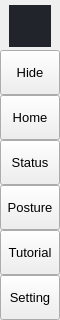
        <widget class="QFrame" name="leftMenuBg">
         <property name="minimumSize">
          <size>
           <width>60</width>
           <height>0</height>
          </size>
         </property>
         <property name="maximumSize">
          <size>
           <width>60</width>
           <height>16777215</height>
          </size>
         </property>
         <property name="frameShape">
          <enum>QFrame::NoFrame</enum>
         </property>
         <property name="frameShadow">
          <enum>QFrame::Raised</enum>
         </property>
         <layout class="QVBoxLayout" name="verticalLayout_3">
          <property name="spacing">
           <number>0</number>
          </property>
          <property name="leftMargin">
           <number>0</number>
          </property>
          <property name="topMargin">
           <number>0</number>
          </property>
          <property name="rightMargin">
           <number>0</number>
          </property>
          <property name="bottomMargin">
           <number>0</number>
          </property>
          <item>
           <widget class="QFrame" name="topLogoInfo">
            <property name="minimumSize">
             <size>
              <width>0</width>
              <height>50</height>
             </size>
            </property>
            <property name="maximumSize">
             <size>
              <width>16777215</width>
              <height>50</height>
             </size>
            </property>
            <property name="frameShape">
             <enum>QFrame::NoFrame</enum>
            </property>
            <property name="frameShadow">
             <enum>QFrame::Raised</enum>
            </property>
            <widget class="QFrame" name="topLogo">
             <property name="geometry">
              <rect>
               <x>9</x>
               <y>5</y>
               <width>42</width>
               <height>42</height>
              </rect>
             </property>
             <property name="minimumSize">
              <size>
               <width>42</width>
               <height>42</height>
              </size>
             </property>
             <property name="maximumSize">
              <size>
               <width>42</width>
               <height>42</height>
              </size>
             </property>
             <property name="styleSheet">
              <string notr="true">#topLogo {
	background-color: rgb(33, 37, 43);
	background-image: url(:/images/images/images/Logo_Small (5).png);
	background-position: centered;
	background-repeat: no-repeat;
}</string>
             </property>
             <property name="frameShape">
              <enum>QFrame::NoFrame</enum>
             </property>
             <property name="frameShadow">
              <enum>QFrame::Raised</enum>
             </property>
            </widget>
            <widget class="QLabel" name="titleLeftApp">
             <property name="geometry">
              <rect>
               <x>73</x>
               <y>8</y>
               <width>160</width>
               <height>20</height>
              </rect>
             </property>
             <property name="font">
              <font>
               <pointsize>12</pointsize>
               <italic>false</italic>
               <bold>false</bold>
              </font>
             </property>
             <property name="text">
              <string>Right Posture</string>
             </property>
             <property name="alignment">
              <set>Qt::AlignLeading|Qt::AlignLeft|Qt::AlignTop</set>
             </property>
            </widget>
            <widget class="QLabel" name="titleLeftDescription">
             <property name="geometry">
              <rect>
               <x>73</x>
               <y>27</y>
               <width>160</width>
               <height>16</height>
              </rect>
             </property>
             <property name="maximumSize">
              <size>
               <width>16777215</width>
               <height>16</height>
              </size>
             </property>
             <property name="font">
              <font>
               <pointsize>8</pointsize>
               <italic>false</italic>
               <bold>false</bold>
              </font>
             </property>
             <property name="text">
              <string>Make life better</string>
             </property>
             <property name="alignment">
              <set>Qt::AlignLeading|Qt::AlignLeft|Qt::AlignTop</set>
             </property>
            </widget>
           </widget>
          </item>
          <item>
           <widget class="QFrame" name="leftMenuFrame">
            <property name="frameShape">
             <enum>QFrame::NoFrame</enum>
            </property>
            <property name="frameShadow">
             <enum>QFrame::Raised</enum>
            </property>
            <layout class="QVBoxLayout" name="verticalMenuLayout">
             <property name="spacing">
              <number>0</number>
             </property>
             <property name="leftMargin">
              <number>0</number>
             </property>
             <property name="topMargin">
              <number>0</number>
             </property>
             <property name="rightMargin">
              <number>0</number>
             </property>
             <property name="bottomMargin">
              <number>0</number>
             </property>
             <item>
              <widget class="QFrame" name="toggleBox">
               <property name="maximumSize">
                <size>
                 <width>16777215</width>
                 <height>45</height>
                </size>
               </property>
               <property name="frameShape">
                <enum>QFrame::NoFrame</enum>
               </property>
               <property name="frameShadow">
                <enum>QFrame::Raised</enum>
               </property>
               <layout class="QVBoxLayout" name="verticalLayout_4">
                <property name="spacing">
                 <number>0</number>
                </property>
                <property name="leftMargin">
                 <number>0</number>
                </property>
                <property name="topMargin">
                 <number>0</number>
                </property>
                <property name="rightMargin">
                 <number>0</number>
                </property>
                <property name="bottomMargin">
                 <number>0</number>
                </property>
                <item>
                 <widget class="QPushButton" name="toggleButton">
                  <property name="sizePolicy">
                   <sizepolicy hsizetype="Expanding" vsizetype="Fixed">
                    <horstretch>0</horstretch>
                    <verstretch>0</verstretch>
                   </sizepolicy>
                  </property>
                  <property name="minimumSize">
                   <size>
                    <width>0</width>
                    <height>45</height>
                   </size>
                  </property>
                  <property name="font">
                   <font>
                    <pointsize>10</pointsize>
                    <italic>false</italic>
                    <bold>false</bold>
                   </font>
                  </property>
                  <property name="cursor">
                   <cursorShape>PointingHandCursor</cursorShape>
                  </property>
                  <property name="layoutDirection">
                   <enum>Qt::LeftToRight</enum>
                  </property>
                  <property name="styleSheet">
                   <string notr="true">background-image: url(:/icons/images/icons/icon_menu.png);</string>
                  </property>
                  <property name="text">
                   <string>Hide</string>
                  </property>
                 </widget>
                </item>
               </layout>
              </widget>
             </item>
             <item alignment="Qt::AlignTop">
              <widget class="QFrame" name="topMenu">
               <property name="frameShape">
                <enum>QFrame::NoFrame</enum>
               </property>
               <property name="frameShadow">
                <enum>QFrame::Raised</enum>
               </property>
               <layout class="QVBoxLayout" name="verticalLayout_8">
                <property name="spacing">
                 <number>0</number>
                </property>
                <property name="leftMargin">
                 <number>0</number>
                </property>
                <property name="topMargin">
                 <number>0</number>
                </property>
                <property name="rightMargin">
                 <number>0</number>
                </property>
                <property name="bottomMargin">
                 <number>0</number>
                </property>
                <item>
                 <widget class="QPushButton" name="btn_Home">
                  <property name="sizePolicy">
                   <sizepolicy hsizetype="Expanding" vsizetype="Fixed">
                    <horstretch>0</horstretch>
                    <verstretch>0</verstretch>
                   </sizepolicy>
                  </property>
                  <property name="minimumSize">
                   <size>
                    <width>0</width>
                    <height>45</height>
                   </size>
                  </property>
                  <property name="font">
                   <font>
                    <pointsize>10</pointsize>
                    <italic>false</italic>
                    <bold>false</bold>
                   </font>
                  </property>
                  <property name="cursor">
                   <cursorShape>PointingHandCursor</cursorShape>
                  </property>
                  <property name="layoutDirection">
                   <enum>Qt::LeftToRight</enum>
                  </property>
                  <property name="styleSheet">
                   <string notr="true">background-image: url(:/icons/images/icons/cil-home.png);</string>
                  </property>
                  <property name="text">
                   <string>Home</string>
                  </property>
                 </widget>
                </item>
                <item>
                 <widget class="QPushButton" name="btn_Status">
                  <property name="sizePolicy">
                   <sizepolicy hsizetype="Expanding" vsizetype="Fixed">
                    <horstretch>0</horstretch>
                    <verstretch>0</verstretch>
                   </sizepolicy>
                  </property>
                  <property name="minimumSize">
                   <size>
                    <width>0</width>
                    <height>45</height>
                   </size>
                  </property>
                  <property name="font">
                   <font>
                    <pointsize>10</pointsize>
                    <italic>false</italic>
                    <bold>false</bold>
                   </font>
                  </property>
                  <property name="cursor">
                   <cursorShape>PointingHandCursor</cursorShape>
                  </property>
                  <property name="layoutDirection">
                   <enum>Qt::LeftToRight</enum>
                  </property>
                  <property name="styleSheet">
                   <string notr="true">background-image: url(:/icons/images/icons/cil-browser);</string>
                  </property>
                  <property name="text">
                   <string>Status</string>
                  </property>
                 </widget>
                </item>
                <item>
                 <widget class="QPushButton" name="btn_Posture">
                  <property name="sizePolicy">
                   <sizepolicy hsizetype="Expanding" vsizetype="Fixed">
                    <horstretch>0</horstretch>
                    <verstretch>0</verstretch>
                   </sizepolicy>
                  </property>
                  <property name="minimumSize">
                   <size>
                    <width>0</width>
                    <height>45</height>
                   </size>
                  </property>
                  <property name="font">
                   <font>
                    <pointsize>10</pointsize>
                    <italic>false</italic>
                    <bold>false</bold>
                   </font>
                  </property>
                  <property name="cursor">
                   <cursorShape>PointingHandCursor</cursorShape>
                  </property>
                  <property name="layoutDirection">
                   <enum>Qt::LeftToRight</enum>
                  </property>
                  <property name="styleSheet">
                   <string notr="true">background-image: url(:/icons/images/icons/cil-user);</string>
                  </property>
                  <property name="text">
                   <string>Posture</string>
                  </property>
                 </widget>
                </item>
                <item>
                 <widget class="QPushButton" name="btn_Tutorial">
                  <property name="sizePolicy">
                   <sizepolicy hsizetype="Expanding" vsizetype="Fixed">
                    <horstretch>0</horstretch>
                    <verstretch>0</verstretch>
                   </sizepolicy>
                  </property>
                  <property name="minimumSize">
                   <size>
                    <width>0</width>
                    <height>45</height>
                   </size>
                  </property>
                  <property name="font">
                   <font>
                    <pointsize>10</pointsize>
                    <italic>false</italic>
                    <bold>false</bold>
                   </font>
                  </property>
                  <property name="cursor">
                   <cursorShape>PointingHandCursor</cursorShape>
                  </property>
                  <property name="layoutDirection">
                   <enum>Qt::LeftToRight</enum>
                  </property>
                  <property name="styleSheet">
                   <string notr="true">background-image: url(:/icons/images/icons/cil-layers.png);</string>
                  </property>
                  <property name="text">
                   <string>Tutorial</string>
                  </property>
                 </widget>
                </item>
               </layout>
              </widget>
             </item>
             <item alignment="Qt::AlignBottom">
              <widget class="QFrame" name="bottomMenu">
               <property name="frameShape">
                <enum>QFrame::NoFrame</enum>
               </property>
               <property name="frameShadow">
                <enum>QFrame::Raised</enum>
               </property>
               <layout class="QVBoxLayout" name="verticalLayout_9">
                <property name="spacing">
                 <number>0</number>
                </property>
                <property name="leftMargin">
                 <number>0</number>
                </property>
                <property name="topMargin">
                 <number>0</number>
                </property>
                <property name="rightMargin">
                 <number>0</number>
                </property>
                <property name="bottomMargin">
                 <number>0</number>
                </property>
                <item>
                 <widget class="QPushButton" name="toggleLeftBox">
                  <property name="sizePolicy">
                   <sizepolicy hsizetype="Expanding" vsizetype="Fixed">
                    <horstretch>0</horstretch>
                    <verstretch>0</verstretch>
                   </sizepolicy>
                  </property>
                  <property name="minimumSize">
                   <size>
                    <width>0</width>
                    <height>45</height>
                   </size>
                  </property>
                  <property name="font">
                   <font>
                    <pointsize>10</pointsize>
                    <italic>false</italic>
                    <bold>false</bold>
                   </font>
                  </property>
                  <property name="cursor">
                   <cursorShape>PointingHandCursor</cursorShape>
                  </property>
                  <property name="layoutDirection">
                   <enum>Qt::LeftToRight</enum>
                  </property>
                  <property name="styleSheet">
                   <string notr="true">background-image: url(:/icons/images/icons/icon_settings.png);</string>
                  </property>
                  <property name="text">
                   <string>Setting</string>
                  </property>
                 </widget>
                </item>
               </layout>
              </widget>
             </item>
            </layout>
           </widget>
          </item>
         </layout>
        </widget>
